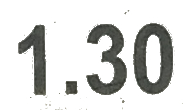
#> input picture src/templates/1_30.jpg, 187 x 110 px
$ python PhotoHack.py templates/1_30.jpg   (Python 2 division)
#> lines starting #> are read from the running program, lines starting #| are printed output that depends on the picture; after the words box and inside, x2 and y2 are one past the last pixel; in counts of white or black regions, pixels touching at a corner belong together
import sys
import cv2

import os
import cv
import numpy as np
import matplotlib.pyplot as plt


def show_img(image):
		plt.imshow( image )
		plt.show()

class PhotoHack():
	"""Given a picture of the entire gauge, this will look for a square in the image.
	"""
	def __init__(self, image_file):
#> called with image_file = 'templates/1_30.jpg'
		self.img = cv2.imread( image_file ) #read in the image file.
#> self.img is the input picture: shape (110, 187, 3); mean B, G, R 215.5, 216.9, 216.4
		self.edgeimg = cv2.bilateralFilter(self.img, 25, 25, 25) # Blur things slightly to reduce noise.
		self.edgeimg = cv2.Canny(self.edgeimg, 200, 25) #Run Canny edge detection.
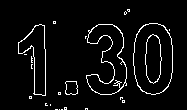
#> self.edgeimg: shape (110, 187); 4.9% white in thin lines or dots, all inside (x1, y1, x2, y2) = (18, 9, 173, 110)
		self.squares = list()
		#self.edgeimg = cv2.Canny(self.edgeimg, 25, 200)
		#show_img(self.edgeimg) ## optional print
		self.contours = None
		self.maskedimg = None
		self.exterior_isolated = None
		self.avg_inside = None
		self.slope_inside = None
		self.boxblank = None   ##mask we'll use to extract just the image inside the box.


	def find_contours(self):
		#takes in an image processed with edge detection and runs the function for finding contours.
		#returns a list of contours.
		(cnts, blah) = cv2.findContours(self.edgeimg.copy(), cv2.RETR_TREE, cv2.CHAIN_APPROX_SIMPLE)
#> cnts = 38 contours, 28 with area under 20; largest, box (x1, y1, x2, y2) and area: (133, 23, 173, 95) 2342, (133, 23, 173, 95) 2316, (86, 24, 127, 95) 1484, (86, 24, 127, 95) 1424, (18, 24, 46, 96) 982; blah = 38 rows, first 6: [1, -1, -1, -1], [2, 0, -1, -1], [3, 1, -1, -1], [4, 2, -1, -1], [6, 3, 5, -1], [-1, -1, -1, 4]
		contours = sorted( cnts, key = cv2.contourArea )
#> contours has the same summary as cnts
		self.contours = contours
#> self.contours has the same summary as cnts
		return contours

	def find_squares(self):
		if self.contours:
			for c in self.contours:
				peri = cv2.arcLength(c, True)
				approx = cv2.approxPolyDP(c, 0.01 * peri, True, )
				if len(approx) == 4 :
					self.squares.append(approx)
		else:
			print "Error: Run find_contours first."
			return None

	def find_largest_square(self):
		maxarea = 0
		the_biggest_square = None
		for square in self.squares:
			squarea = cv2.contourArea(square)
			if squarea > maxarea:
				maxarea = squarea
				the_biggest_square = square
		return the_biggest_square

	def snip_square(self, contour):
		"""Feed a contour, this will remove it and return just what is inside the contour.
		"""
		###############################################
		## Isolate everything inside the largest box in the picture
		blank = np.zeros(self.img.shape, np.uint8)
		cv2.drawContours( blank, [contour], 0, (255,255,255) , -1 )
		#show_img(blank)
		self.img[:,:,1] = 0
		self.maskedimg = cv2.bitwise_and(self.img, blank )

		self.boxblank = cv2.cvtColor(self.maskedimg, cv.CV_RGB2GRAY) #we'll want to keep the mask at this point

		##show image, and get the mean value inside the box.
		#show_img(self.maskedimg)
		rect = cv2.boundingRect(contour)
		mean_inside = cv2.mean( self.maskedimg , self.boxblank )

		return self.maskedimg , mean_inside

		"""

		 ## get the mean values inside the box
		print "Interior: ", mean1

		##############################################
		## Now let's isolate everything BUT the box.
		invmaskedimg = np.zeros(self.img.shape, np.uint8) #blank canvas
		cv2.drawContours(invmaskedimg, [contour], 0, (255,255,255) , -1 ) #draw our shape.
		invmaskedimg = cv2.bitwise_not(invmaskedimg) #invert everything
		self.exterior_isolated = cv2.bitwise_and(self.img, invmaskedimg)
		#  run an AND, removing only the interior of the box.


		invmaskedimg = cv2.cvtColor(invmaskedimg, cv.CV_RGB2GRAY) #convert the mask to 1 channel
		mean2 = cv2.mean( self.exterior_isolated , invmaskedimg )

		print "Exterior: " , mean2
		print mean1[0] - mean2[0] , mean1[1] - mean2[1] , mean1[2] - mean2[2]

		"""

	def get_min_max_loc(self):
		img = cv2.cvtColor( self.maskedimg, cv.CV_RGB2GRAY ) #temprarily convert to bw
		maximum, minimum, maxloc, minloc  = cv2.minMaxLoc(img , self.boxblank)
		print maximum, minimum
		show_img( self.boxblank )
		return maximum, minimum, maxloc, minloc


if __name__ == "__main__":
	p = PhotoHack(sys.argv[1])
	contours = p.find_contours()
#> contours has the same summary as cnts in find_contours
	# [4 lines of commented-out code are left out]
	p.find_squares()
#> the loop in find_squares, `for c in self.contours:` made 38 passes
#> peri on passes 8, 9, 10, 11, 19, 20, 25, 27, 28, 29, 30, 31: 6.83, 8.83, 8.83, 10.83, 15.07, 7.41, 7.66, 7.66, 8.24, 48.38, 50.14, 113.6
#> (peri, approx) on passes 1 to 6: (2, [[61, 109], [62, 109]]), (0, [[59, 109]]), (4, [[55, 109], [57, 109]]), (2, [[50, 104], [50, 105]]), (4, [[24, 54], [26, 54]]), (2, [[169, 29], [169, 30]])
#> after the loop in find_squares, `for c in self.contours:`: self.squares = 13 contours, all with area under 20
	large_square = p.find_largest_square()
#> the loop in find_largest_square, `for square in self.squares:` made 13 passes
#> (squarea, maxarea, the_biggest_square) on passes 1, 2, 9: (0.5, 0.5, [[86, 36], [85, 36], [85, 38], [85, 37]]), (2, 2, [[64, 108], [65, 107], [66, 108], [65, 109]]), (4, 4, [[64, 107], [64, 109], [66, 109], [66, 107]])
#> (square, squarea) on passes 3 to 8: ([[122, 101], [123, 100], [124, 101], [123, 102]], 2), ([[29, 97], [30, 96], [31, 97], [30, 98]], 2), ([[58, 93], [59, 92], [60, 93], [59, 94]], 2), ([[88, 31], [89, 30], [90, 31], [89, 32]], 2), ([[53, 22], [54, 21], [55, 22], [54, 23]], 2), ([[127, 10], [128, 9], [129, 10], [128, 11]], 2)
#> after the loop in find_largest_square, `for square in self.squares:`: maxarea = 4
#> large_square = [[64, 107], [64, 109], [66, 109], [66, 107]]

	if large_square is not None:
		cv2.drawContours(p.img, [large_square], -1, (0, 255, 0), 3)
		#show_img(p.img)
		pass
	else:
		print "No squares found :("

	p.maskedimg, p.avg_inside = p.snip_square(large_square)
#> in snip_square, `cv2.drawContours( blank, [contour], 0, (255,255,255) , -1 )`:
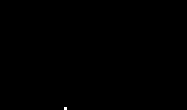
#> blank: shape (110, 187, 3); 0.04% white; 1 white region (1 under 20 px)
#> in snip_square, `self.img[:,:,1] = 0`:
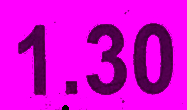
#> self.img: shape (110, 187, 3); mean B, G, R 215.2, 0, 216.1
#> in snip_square, `self.maskedimg = cv2.bitwise_and(self.img, blank )`: self.maskedimg: shape (110, 187, 3); every value is 0
#> (the run stopped early here; a loop or call above may not have finished)
